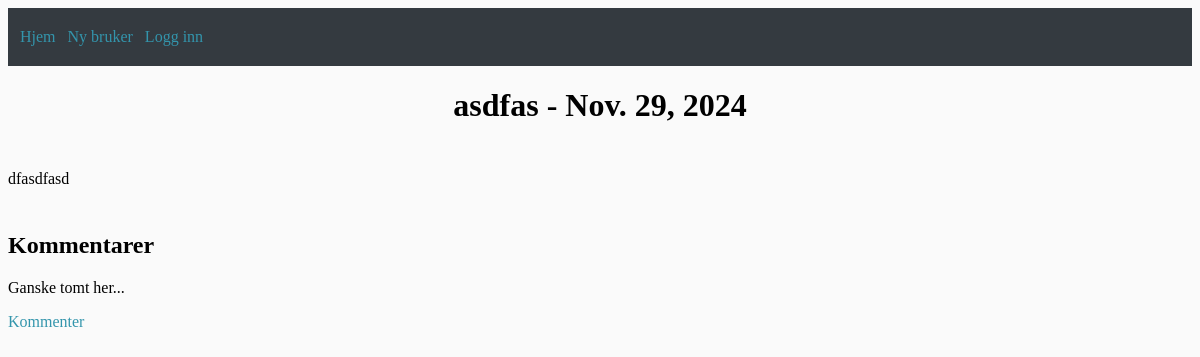
The app's page /artikkel/19/, older data.
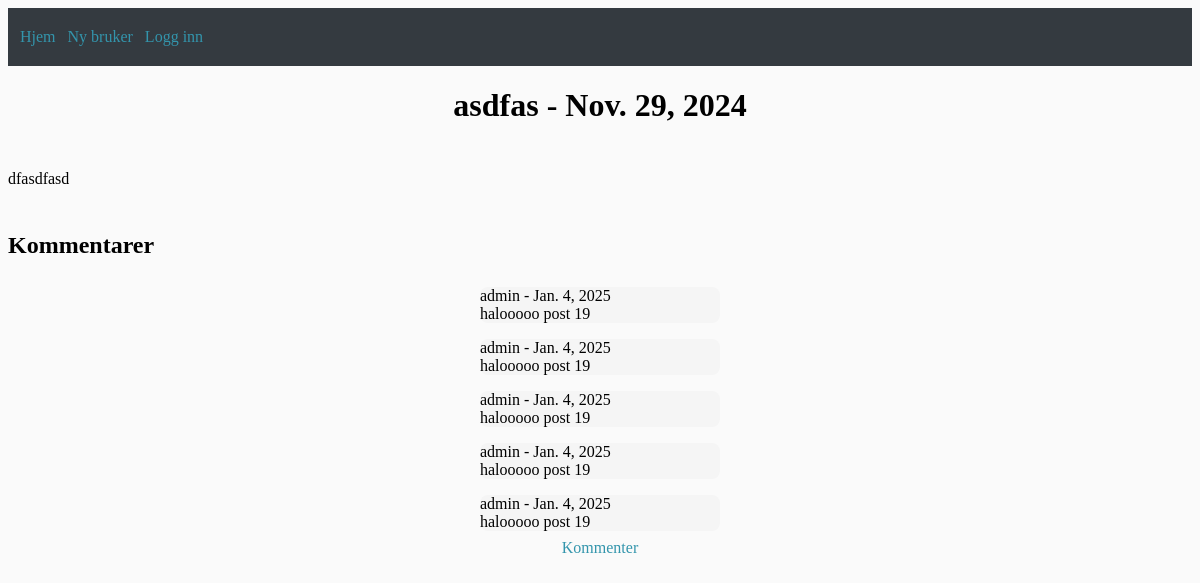
The same page, newer data.
### blog/models.py (models this page shows, shortened)
class Comment(models.Model):
    post = models.ForeignKey(Post, related_name="comments", on_delete=models.CASCADE)
    comment_author = models.ForeignKey(User, on_delete=models.CASCADE)
    body = models.TextField()
    date = models.DateField(default=timezone.now)

### blog/views.py (the view)
# urls.py: path('artikkel/<int:pk>/', blog_article_content.as_view(), name="blog_article_content"),
class blog_article_content(DetailView):
    model = Post
    template_name = 'blog_article_content.html'

### blog/templates/blog_article_content.html (shortened to what this page needs)
{% extends 'basetemplate.html' %}
    {% block defaultnavbar %}
        <h1>{{post.title}} - {{post.date}}</h1>
        <p class="indented-text">{{post.body}}</p>
    <h2>Kommentarer</h2>
    {% if not post.comments.all %}
        <p>Ganske tomt her...</p>
    {% else %}
        <div class="kommentar-container">
            {% for comment in post.comments.all %}
                <div class="kommentar">
                {{ comment.comment_author }} - {{ comment.date }}
                <br>
                {{ comment.body }}
                </div>
            {% endfor %}
    {% endif %}
        <div>
            <a href="{% url 'newcomment' pk=object.pk %}">Kommenter</a>
        </div>
        </div>
    {% endblock %}

Row changes from the older to the newer data that the page shows:
added Comment: comment_author "admin", date "Jan. 4, 2025", body "halooooo post 19"
added Comment: comment_author "admin", date "Jan. 4, 2025", body "halooooo post 19"
added Comment: comment_author "admin", date "Jan. 4, 2025", body "halooooo post 19"
added Comment: comment_author "admin", date "Jan. 4, 2025", body "halooooo post 19"
added Comment: comment_author "admin", date "Jan. 4, 2025", body "halooooo post 19"
Text that changed along with them:
text no longer shown: "Ganske tomt her..."
